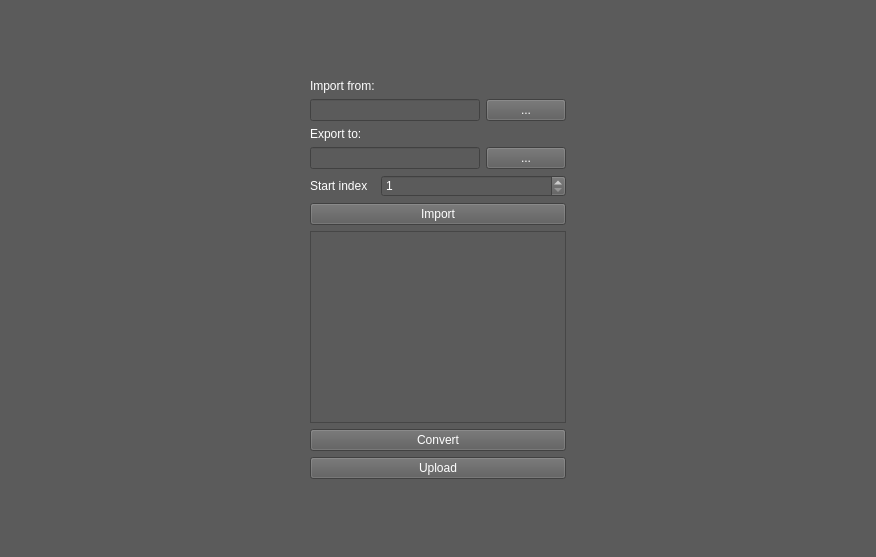
<?xml version="1.0" encoding="UTF-8"?>
<ui version="4.0">
 <class>DicomSource</class>
 <widget class="QWidget" name="DicomSource">
  <property name="geometry">
   <rect>
    <x>0</x>
    <y>0</y>
    <width>876</width>
    <height>557</height>
   </rect>
  </property>
  <property name="windowTitle">
   <string>Form</string>
  </property>
  <property name="styleSheet">
   <string notr="true">background-color: rgb(91,91,91);
color: white
</string>
  </property>
  <layout class="QHBoxLayout" name="horizontalLayout">
   <item>
    <widget class="QWidget" name="widget" native="true">
     <property name="sizePolicy">
      <sizepolicy hsizetype="Expanding" vsizetype="Preferred">
       <horstretch>0</horstretch>
       <verstretch>0</verstretch>
      </sizepolicy>
     </property>
    </widget>
   </item>
   <item>
    <widget class="QWidget" name="widget_4" native="true">
     <property name="sizePolicy">
      <sizepolicy hsizetype="Preferred" vsizetype="Expanding">
       <horstretch>0</horstretch>
       <verstretch>0</verstretch>
      </sizepolicy>
     </property>
     <layout class="QVBoxLayout" name="verticalLayout">
      <item>
       <widget class="QWidget" name="widget_3" native="true">
        <property name="sizePolicy">
         <sizepolicy hsizetype="Preferred" vsizetype="Expanding">
          <horstretch>0</horstretch>
          <verstretch>0</verstretch>
         </sizepolicy>
        </property>
       </widget>
      </item>
      <item>
       <widget class="QWidget" name="widget_6" native="true">
        <property name="sizePolicy">
         <sizepolicy hsizetype="Preferred" vsizetype="Preferred">
          <horstretch>0</horstretch>
          <verstretch>0</verstretch>
         </sizepolicy>
        </property>
        <layout class="QFormLayout" name="formLayout">
         <property name="fieldGrowthPolicy">
          <enum>QFormLayout::AllNonFixedFieldsGrow</enum>
         </property>
         <item row="0" column="0">
          <widget class="QLabel" name="label">
           <property name="text">
            <string>Import from:</string>
           </property>
          </widget>
         </item>
         <item row="1" column="0" colspan="2">
          <widget class="QWidget" name="widget_8" native="true">
           <layout class="QHBoxLayout" name="horizontalLayout_3">
            <property name="margin">
             <number>0</number>
            </property>
            <item>
             <widget class="QLineEdit" name="importFromEdit"/>
            </item>
            <item>
             <widget class="QPushButton" name="importFromButton">
              <property name="text">
               <string>...</string>
              </property>
             </widget>
            </item>
           </layout>
          </widget>
         </item>
         <item row="4" column="0">
          <widget class="QLabel" name="label_2">
           <property name="text">
            <string>Export to:</string>
           </property>
          </widget>
         </item>
         <item row="5" column="0" colspan="2">
          <widget class="QWidget" name="widget_7" native="true">
           <layout class="QHBoxLayout" name="horizontalLayout_2">
            <property name="margin">
             <number>0</number>
            </property>
            <item>
             <widget class="QLineEdit" name="exportToEdit"/>
            </item>
            <item>
             <widget class="QPushButton" name="exportToButton">
              <property name="text">
               <string>...</string>
              </property>
             </widget>
            </item>
           </layout>
          </widget>
         </item>
         <item row="6" column="0">
          <widget class="QLabel" name="label_3">
           <property name="text">
            <string>Start index</string>
           </property>
          </widget>
         </item>
         <item row="6" column="1">
          <widget class="QSpinBox" name="startIndex">
           <property name="minimum">
            <number>1</number>
           </property>
           <property name="maximum">
            <number>65535</number>
           </property>
           <property name="value">
            <number>1</number>
           </property>
          </widget>
         </item>
         <item row="7" column="0" colspan="2">
          <widget class="QPushButton" name="importButton">
           <property name="text">
            <string>Import</string>
           </property>
          </widget>
         </item>
         <item row="8" column="0" colspan="2">
          <widget class="QTableView" name="tableView"/>
         </item>
         <item row="9" column="0" colspan="2">
          <widget class="QPushButton" name="convertButton">
           <property name="text">
            <string>Convert</string>
           </property>
          </widget>
         </item>
         <item row="10" column="0" colspan="2">
          <widget class="QPushButton" name="uploadButton">
           <property name="text">
            <string>Upload</string>
           </property>
          </widget>
         </item>
        </layout>
       </widget>
      </item>
      <item>
       <widget class="QWidget" name="widget_5" native="true">
        <property name="sizePolicy">
         <sizepolicy hsizetype="Preferred" vsizetype="Expanding">
          <horstretch>0</horstretch>
          <verstretch>0</verstretch>
         </sizepolicy>
        </property>
       </widget>
      </item>
     </layout>
    </widget>
   </item>
   <item>
    <widget class="QWidget" name="widget_2" native="true">
     <property name="sizePolicy">
      <sizepolicy hsizetype="Expanding" vsizetype="Preferred">
       <horstretch>0</horstretch>
       <verstretch>0</verstretch>
      </sizepolicy>
     </property>
    </widget>
   </item>
  </layout>
 </widget>
 <resources>
  <include location="../../dicom/ui/dicomRC.qrc"/>
 </resources>
 <connections/>
</ui>
